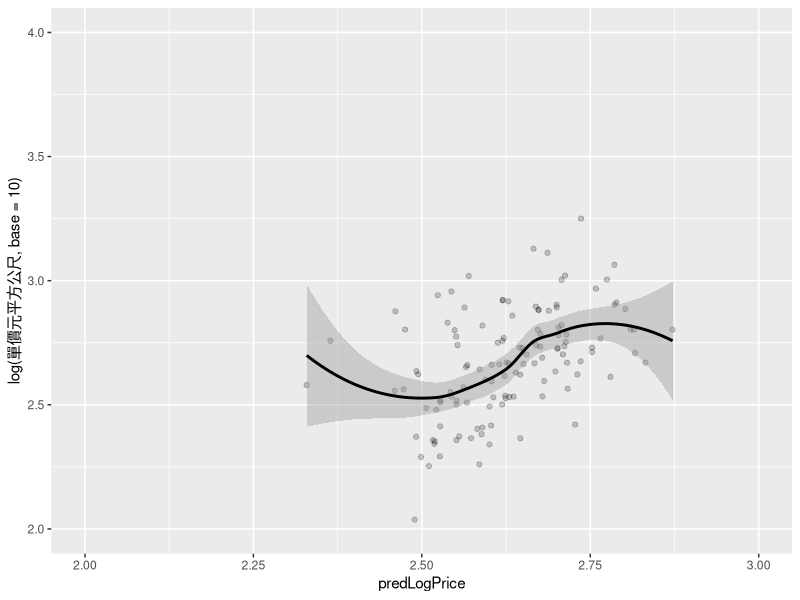
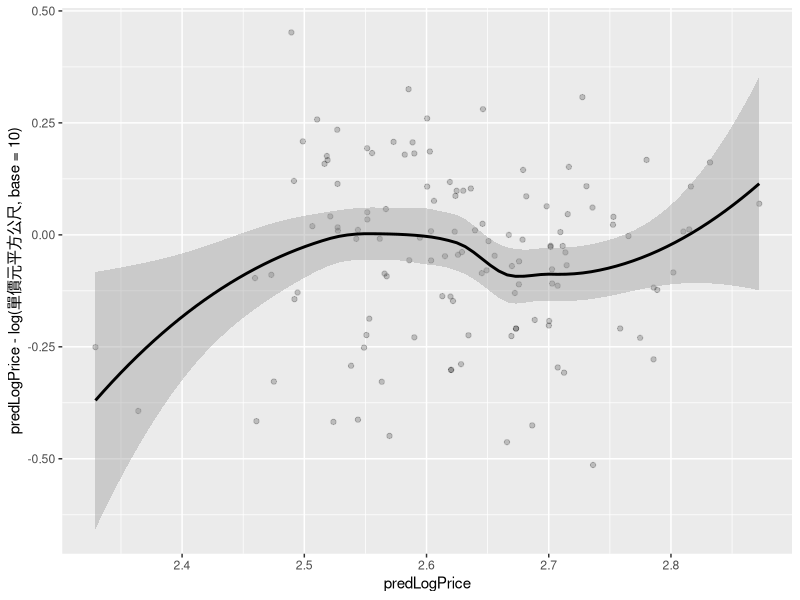

R code for these plots, in order:
# 讀取檔案
rent_trades <- read.csv(
  file        = "dataset/rent_trades_w_mrt.csv",      # 檔名
  header      = TRUE,            # 第一列是否為欄位名稱
  stringsAsFactors = FALSE,      # 字串不要轉為 factor
  fileEncoding = "UTF-8"         # 若有編碼問題，可指定
)

# 檢查前幾筆
head(rent_trades) 

# 隨機切分 1:4 的訓練集與測試集
set.seed(526)
n      <- nrow(rent_trades)
ntr    <- floor(0.8 * n)
train_idx <- sample(seq_len(n), size = ntr)

dtrain <- rent_trades[train_idx, ]
dtest  <- rent_trades[-train_idx, ]

cat("訓練：", nrow(dtrain), "測試：", nrow(dtest))

# Fit a linear regression model using log(單價元平方公尺, base=10) as the dependent variable
# (using the specified features as predictors)
model <- lm(log(單價元平方公尺, base=10) ~ 土地面積平方公尺 + 租賃年月日 + 總樓層數 + 建物總面積平方公尺 + 建物現況格局.房 + 建物現況格局.廳 + 建物現況格局.衛 + 文湖線 + 淡水信義線 + 新北投支線 + 松山新店線 + 小碧潭支線 + 中和新蘆線 + 板南線 + 環狀線 + distance_to_log, data=dtrain)

# Compute predictions on training and test sets
dtrain$predLogPrice <- predict(model, newdata=dtrain)
dtest$predLogPrice  <- predict(model, newdata=dtest)
library(ggplot2)

# Plot predicted log(單價元平方公尺) versus actual log(單價元平方公尺) (using ggplot2)
# (Example 7.2)
ggplot(data=dtest, aes(x=predLogPrice, y=log(單價元平方公尺, base=10))) +
  geom_point(alpha=0.2, color="black") +
  geom_smooth(aes(x=predLogPrice, y=log(單價元平方公尺, base=10)), color="black") +
  geom_line(aes(單價元平方公尺, y=log(單價元平方公尺, base=10)), color="blue", linetype=2) +
  scale_x_continuous(limits=c(floor(min(dtest$predLogPrice)), ceiling(max(dtest$predLogPrice)))) +
  scale_y_continuous(limits=c(floor(min(log(dtest$單價元平方公尺, base=10))), ceiling(max(log(dtest$單價元平方公尺, base=10)))))

# Plot residuals (predicted – actual log(單價元平方公尺)) versus predicted log(單價元平方公尺) (using ggplot2)
# (Example 7.3)
ggplot(data=dtest, aes(x=predLogPrice, y=predLogPrice - log(單價元平方公尺, base=10))) +
  geom_point(alpha=0.2, color="black") +
  geom_smooth(aes(x=predLogPrice, y=predLogPrice - log(單價元平方公尺, base=10)), color="black")

# Compute residuals summary (training and test)
summary(log(dtrain$單價元平方公尺, base=10) - dtrain$predLogPrice)
summary(log(dtest$單價元平方公尺, base=10) - dtest$predLogPrice)

# Compute R-squared (using the rsq function) (Example 7.4)
rsq <- function(y, f) { 1 - sum((y-f)^2) / sum((y-mean(y))^2) }
rsq_train <- rsq(log(dtrain$單價元平方公尺, base=10), dtrain$predLogPrice)
rsq_test  <- rsq(log(dtest$單價元平方公尺, base=10), dtest$predLogPrice)
print(paste("Training R-squared:", rsq_train))
print(paste("Test R-squared:", rsq_test))

# Compute RMSE (using the rmse function) (Example 7.5)
rmse <- function(y, f) { sqrt(mean((y-f)^2)) }
rmse_train <- rmse(log(dtrain$單價元平方公尺, base=10), dtrain$predLogPrice)
rmse_test  <- rmse(log(dtest$單價元平方公尺, base=10), dtest$predLogPrice)
print(paste("Training RMSE:", rmse_train))
print(paste("Test RMSE:", rmse_test))

# 將預測值和實際值轉換回原始單位（元/平方公尺）
dtest$predicted_price <- 10^dtest$predLogPrice
dtest$actual_price <- dtest$單價元平方公尺

# 選取十筆資料並顯示比較結果
comparison <- data.frame(
  實際租金 = round(dtest$actual_price, 2),
  預測租金 = round(dtest$predicted_price, 2),
  預測誤差 = round(dtest$predicted_price - dtest$actual_price, 2),
  誤差百分比 = round((dtest$predicted_price - dtest$actual_price) / dtest$actual_price * 100, 2)
)

# 顯示前十筆資料
print("測試集前十筆資料的預測結果：")
print(head(comparison, 10))

# (Optional) Print model coefficients and summary (informalexample 7.9, 7.10)
print("Model Coefficients:")
print(coefficients(model))
print("Model Summary:")
print(summary(model))
print(summary(model)$coefficients)

# (Optional) Compute residual error (informalexample 7.10)
df <- dim(dtrain)[1] - dim(summary(model)$coefficients)[1]
modelResidualError <- sqrt(sum(residuals(model)^2) / df)
print(paste("Model Residual Error:", modelResidualError)) 